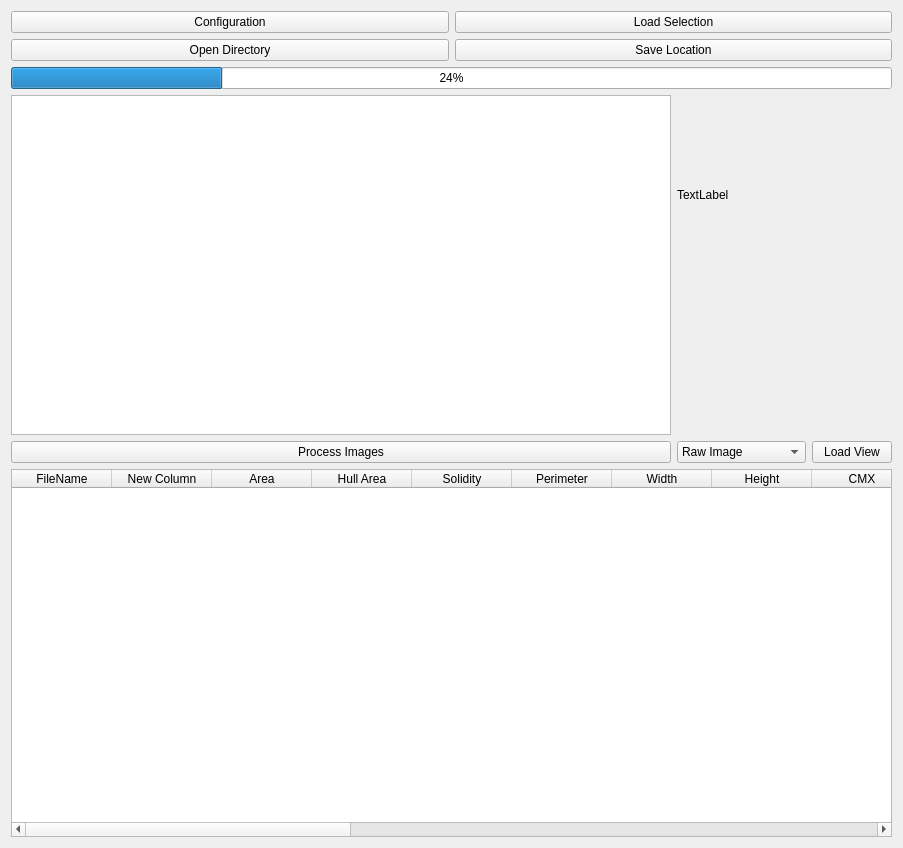
<?xml version="1.0" encoding="UTF-8"?>
<ui version="4.0">
 <class>ManualImport</class>
 <widget class="QWidget" name="ManualImport">
  <property name="geometry">
   <rect>
    <x>0</x>
    <y>0</y>
    <width>903</width>
    <height>848</height>
   </rect>
  </property>
  <property name="windowTitle">
   <string>Form</string>
  </property>
  <layout class="QVBoxLayout" name="verticalLayout_5">
   <item>
    <layout class="QVBoxLayout" name="verticalLayout_3">
     <item>
      <layout class="QHBoxLayout" name="horizontalLayout_3">
       <item>
        <widget class="QPushButton" name="pushButton_5">
         <property name="text">
          <string>Configuration</string>
         </property>
        </widget>
       </item>
       <item>
        <widget class="QPushButton" name="pushButton_2">
         <property name="text">
          <string>Load Selection</string>
         </property>
        </widget>
       </item>
      </layout>
     </item>
     <item>
      <layout class="QHBoxLayout" name="horizontalLayout_2">
       <item>
        <widget class="QPushButton" name="pushButton">
         <property name="text">
          <string>Open Directory</string>
         </property>
        </widget>
       </item>
       <item>
        <widget class="QPushButton" name="pushButton_4">
         <property name="text">
          <string>Save Location</string>
         </property>
        </widget>
       </item>
      </layout>
     </item>
    </layout>
   </item>
   <item>
    <widget class="QProgressBar" name="progressBar">
     <property name="maximum">
      <number>100</number>
     </property>
     <property name="value">
      <number>24</number>
     </property>
    </widget>
   </item>
   <item>
    <layout class="QHBoxLayout" name="horizontalLayout_4">
     <item>
      <layout class="QVBoxLayout" name="verticalLayout">
       <item>
        <widget class="QListWidget" name="listWidget">
         <property name="sortingEnabled">
          <bool>false</bool>
         </property>
        </widget>
       </item>
       <item>
        <widget class="QPushButton" name="pushButton_3">
         <property name="text">
          <string>Process Images</string>
         </property>
        </widget>
       </item>
      </layout>
     </item>
     <item>
      <layout class="QVBoxLayout" name="verticalLayout_2">
       <item>
        <widget class="QLabel" name="label">
         <property name="minimumSize">
          <size>
           <width>200</width>
           <height>200</height>
          </size>
         </property>
         <property name="text">
          <string>TextLabel</string>
         </property>
        </widget>
       </item>
       <item>
        <spacer name="verticalSpacer">
         <property name="orientation">
          <enum>Qt::Vertical</enum>
         </property>
         <property name="sizeHint" stdset="0">
          <size>
           <width>20</width>
           <height>40</height>
          </size>
         </property>
        </spacer>
       </item>
       <item>
        <layout class="QHBoxLayout" name="horizontalLayout">
         <item>
          <widget class="QComboBox" name="comboBox">
           <item>
            <property name="text">
             <string>Raw Image</string>
            </property>
           </item>
           <item>
            <property name="text">
             <string>Plant Subtracted</string>
            </property>
           </item>
           <item>
            <property name="text">
             <string>Shape Information</string>
            </property>
           </item>
           <item>
            <property name="text">
             <string>RGB Histogram</string>
            </property>
           </item>
          </widget>
         </item>
         <item>
          <widget class="QPushButton" name="pushButton_6">
           <property name="text">
            <string>Load View</string>
           </property>
          </widget>
         </item>
        </layout>
       </item>
      </layout>
     </item>
    </layout>
   </item>
   <item>
    <layout class="QVBoxLayout" name="verticalLayout_4">
     <item>
      <widget class="QTableWidget" name="tableWidget">
       <column>
        <property name="text">
         <string>FileName</string>
        </property>
       </column>
       <column>
        <property name="text">
         <string>New Column</string>
        </property>
       </column>
       <column>
        <property name="text">
         <string>Area</string>
        </property>
       </column>
       <column>
        <property name="text">
         <string>Hull Area</string>
        </property>
       </column>
       <column>
        <property name="text">
         <string>Solidity</string>
        </property>
       </column>
       <column>
        <property name="text">
         <string>Perimeter</string>
        </property>
       </column>
       <column>
        <property name="text">
         <string>Width</string>
        </property>
       </column>
       <column>
        <property name="text">
         <string>Height</string>
        </property>
       </column>
       <column>
        <property name="text">
         <string>CMX</string>
        </property>
       </column>
       <column>
        <property name="text">
         <string>CMY</string>
        </property>
       </column>
       <column>
        <property name="text">
         <string>Hull Verticies</string>
        </property>
       </column>
       <column>
        <property name="text">
         <string>Ex</string>
        </property>
       </column>
       <column>
        <property name="text">
         <string>Ey</string>
        </property>
       </column>
       <column>
        <property name="text">
         <string>E major</string>
        </property>
       </column>
       <column>
        <property name="text">
         <string>E minor</string>
        </property>
       </column>
       <column>
        <property name="text">
         <string>Angle</string>
        </property>
       </column>
       <column>
        <property name="text">
         <string>Eccen</string>
        </property>
       </column>
       <column>
        <property name="text">
         <string>Circ</string>
        </property>
       </column>
       <column>
        <property name="text">
         <string>Round</string>
        </property>
       </column>
       <column>
        <property name="text">
         <string>AR</string>
        </property>
       </column>
       <column>
        <property name="text">
         <string>Y</string>
        </property>
       </column>
      </widget>
     </item>
    </layout>
   </item>
  </layout>
 </widget>
 <resources/>
 <connections/>
</ui>
